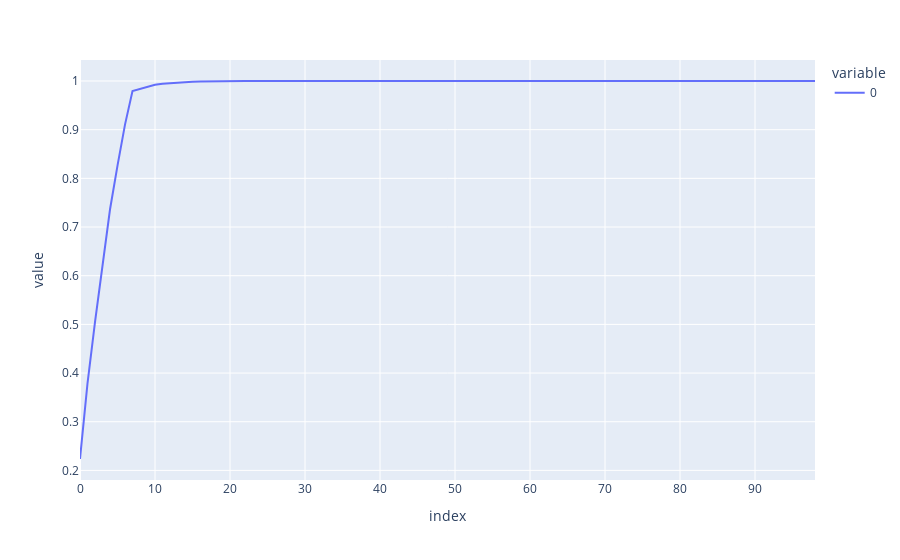

This figure's notebook cell:
### Markdown cell above
## Modèle 3 = PCA

### Code cell
# pca = PCA()
# principal_components = pca.fit_transform(df_raw)
# principal_components = pd.DataFrame(data = principal_components)
# px.line(np.cumsum(pca.explained_variance_ratio_))

# 5 composantes = 0.82
# 6 composantes = 0.91

### Figure 1 — Plotly figure (JSON) as saved in the notebook; plotly's stock layout.template omitted (floating-point values rounded to 4 significant figures)
{"data": [{"hovertemplate": "variable=0<br>index=%{x}<br>value=%{y}<extra></extra>", "legendgroup": "0", "line": {"color": "#636efa", "dash": "solid"}, "marker": {"symbol": "circle"}, "mode": "lines", "name": "0", "orientation": "v", "showlegend": true, "type": "scatter", "x": [0, 1, 2, 3, 4, 5, 6, 7, 8, 9, 10, 11, 12, 13, 14, 15, 16, 17, 18, 19, 20, 21, 22, 23, 24, 25, 26, 27, 28, 29, 30, 31, 32, 33, 34, 35, 36, 37, 38, 39, 40, 41, 42, 43, 44, 45, 46, 47, 48, 49, 50, 51, 52, 53, 54, 55, 56, 57, 58, 59, 60, 61, 62, 63, 64, 65, 66, 67, 68, 69, 70, 71, 72, 73, 74, 75, 76, 77, 78, 79, 80, 81, 82, 83, 84, 85, 86, 87, 88, 89, 90, 91, 92, 93, 94, 95, 96, 97, 98], "xaxis": "x", "y": [0.2234, 0.3788, 0.5045, 0.6261, 0.736, 0.8263, 0.9104, 0.9796, 0.9843, 0.9888, 0.9924, 0.9944, 0.9956, 0.9967, 0.9976, 0.9984, 0.9988, 0.9992, 0.9995, 0.9997, 0.9998, 1.0, 1.0, 1, 1, 1, 1, 1, 1, 1, 1, 1, 1, 1, 1, 1, 1, 1, 1, 1, 1, 1, 1, 1, 1, 1, 1, 1, 1, 1, 1, 1, 1, 1, 1, 1, 1, 1, 1, 1, 1, 1, 1, 1, 1, 1, 1, 1, 1, 1, 1, 1, 1, 1, 1, 1, 1, 1, 1, 1, 1, 1, 1, 1, 1, 1, 1, 1, 1, 1, 1, 1, 1, 1, 1, 1, 1, 1, 1], "yaxis": "y"}], "layout": {"legend": {"title": {"text": "variable"}, "tracegroupgap": 0}, "margin": {"t": 60}, "xaxis": {"anchor": "y", "domain": [0, 1], "title": {"text": "index"}}, "yaxis": {"anchor": "x", "domain": [0, 1], "title": {"text": "value"}}}}
